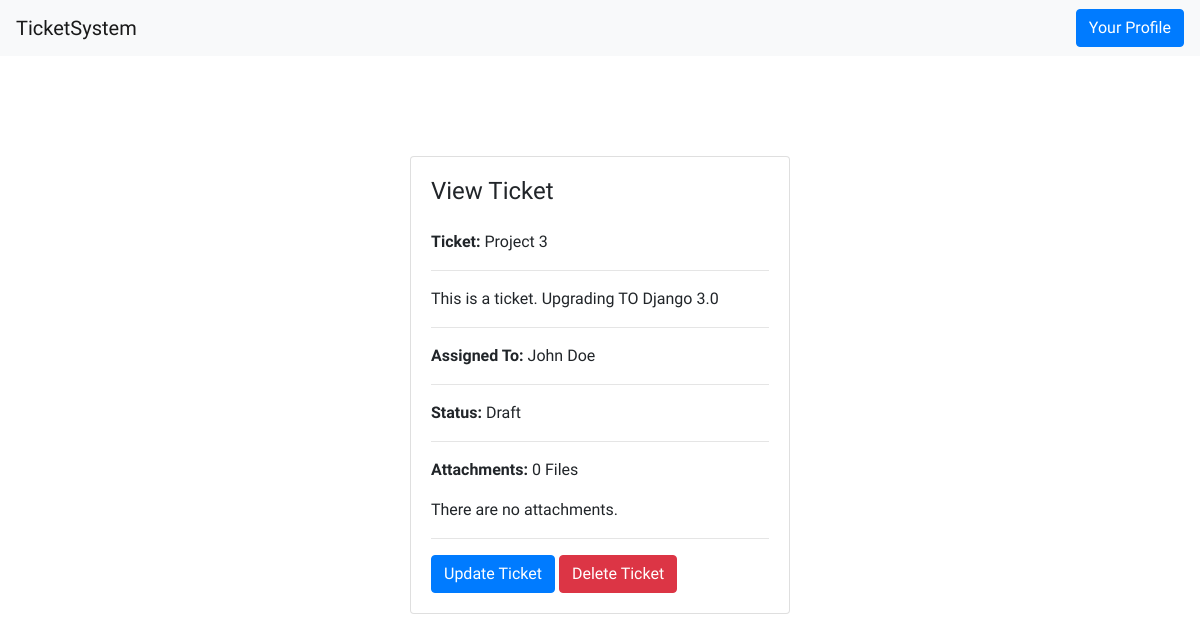
Screenshot of /3/ (signed in) with the database file from the repository.
### tickets/models.py (models this page shows, shortened)
class Ticket(models.Model):
    STATUS_CHOICE = (
        ('Draft', 'Draft'),
        ('Ongoing', 'Ongoing'),
        ('Completed', 'Completed'),
        ('Archived', 'Archived'),
    )
    name = models.CharField(max_length=200, unique=True)
    description = RichTextUploadingField(blank=True, null=True)
    assigned_to = models.ForeignKey(Staff, on_delete=models.CASCADE)
    created_at = models.DateTimeField(auto_now_add=True)
    updated_at = models.DateTimeField(auto_now=True)
    status = models.CharField(max_length=100, choices=STATUS_CHOICE, default='Draft')

### accounts/models.py (models this page shows, shortened)
class Account(AbstractBaseUser):
    email = models.EmailField(max_length=100, unique=True)
    first_name = models.CharField(max_length=50)
    last_name = models.CharField(max_length=50)
    date_joined     = models.DateTimeField(auto_now_add=True)
    last_login      = models.DateTimeField(auto_now_add=True)
    is_admin        = models.BooleanField(default=False)
    is_staff        = models.BooleanField(default=False)
    is_active       = models.BooleanField(default=True)
    is_superadmin   = models.BooleanField(default=False)
    USERNAME_FIELD = 'email'
    REQUIRED_FIELDS = ['first_name', 'last_name']
    objects = MyAccountManager()

### tickets/views.py (the view)
# urls.py: path('<int:ticket_pk>/', views.view_ticket, name='view_ticket'),
@login_required(login_url='staff_login')
def view_ticket(request, ticket_pk):
    ticket = get_object_or_404(Ticket, id=ticket_pk)
    attachments = Attachment.objects.filter(ticket=ticket)
    attachments_count = attachments.count()
    if request.method == "POST":
        ticket.status = request.POST['status']
        ticket.save()
        return redirect('index')
    return render(request, 'tickets/view_ticket.html', {'ticket': ticket, 'attachments': attachments, 'attachments_count': attachments_count})

### accounts/models.py (called while the page is built)
    def full_name(self):
        return f'{self.first_name} {self.last_name}'

### templates/tickets/view_ticket.html (shortened to what this page needs)
{% extends 'base.html' %}
{% block content %}
        <div class="card mx-auto" style="max-width: 380px; margin-top:100px;">
          <div class="card-body">
          <h4 class="card-title mb-4">View Ticket</h4>
          <p><b>Ticket:</b> {{ ticket.name }}</p>
          <hr>
          <p>{{ ticket.description|safe }}</p>
          <hr>
          <p><b>Assigned To:</b> {{ ticket.assigned_to.full_name }}</p>
      <hr>
          <p><b>Status:</b> {{ ticket.status }}</p>
      <hr>
      <p><b>Attachments:</b> {{ attachments_count }} Files</p>
{% if attachments %}
<button type="button" class="btn btn-primary" data-toggle="modal" data-target="#exampleModalCenter">
  Show Attachments
</button>
<div class="modal fade" id="exampleModalCenter" tabindex="-1" role="dialog" aria-labelledby="exampleModalCenterTitle" aria-hidden="true">
  <div class="modal-dialog modal-dialog-centered" role="document">
    <div class="modal-content">
      <div class="modal-header">
        <h5 class="modal-title" id="exampleModalLongTitle">Attachments For {{ ticket.name }}</h5>
        <button type="button" class="close" data-dismiss="modal" aria-label="Close">
          <span aria-hidden="true">&times;</span>
        </button>
      </div>
      <div class="modal-body">
        {% for f in attachments %}
            <a href="/media/{{ f.file }}/" class="btn btn-primary my-2 mx-2">Attachment {{ forloop.counter }}</a>
      {% endfor %}
      </div>
      <div class="modal-footer">
        <button type="button" class="btn btn-secondary" data-dismiss="modal">Close</button>
      </div>
    </div>
  </div>
</div>
{% else %}
<p>There are no attachments.</p>
{% endif %}
          <hr>
          {% if user.is_admin %}
          <form method="POST" action="{% url 'delete_ticket' ticket.id %}">
          <a href="{% url 'update_ticket' ticket.id %}" class="btn btn-primary">Update Ticket</a>
          <button type="submit" class="btn btn-danger">Delete Ticket</button>
        </form>
        {% endif %}
          </div>
        </div>
{% endblock content %}

### templates/base.html (style rules this page uses)
body { font-family: 'Work Sans', sans-serif; }
a { text-decoration: none; }

### rows the page displays
Ticket: name "Project 3", description "This is a ticket. Upgrading TO Django 3.0", assigned_to.full_name "John Doe", status "Draft"

### other values shown
{{ attachments_count }} "0"
